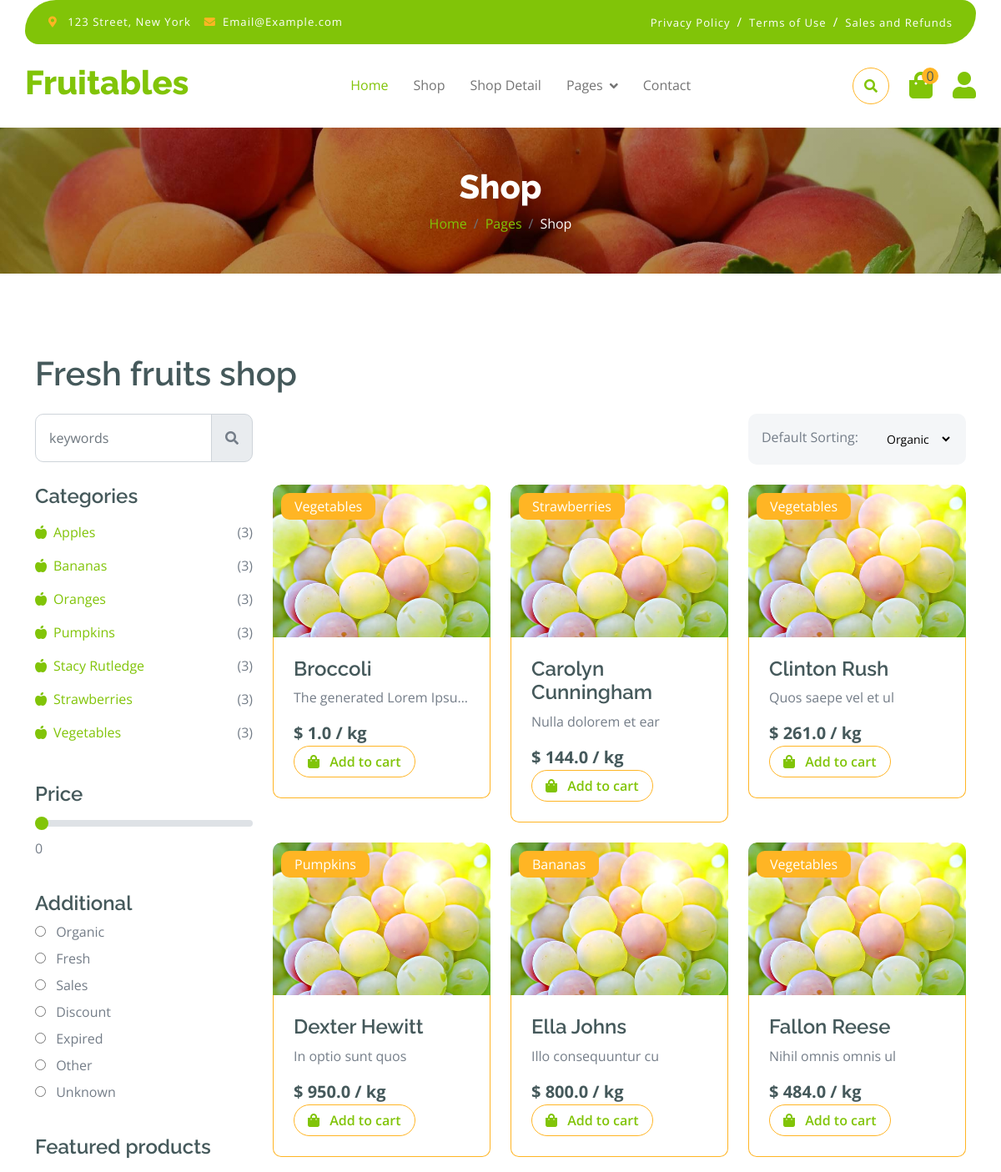
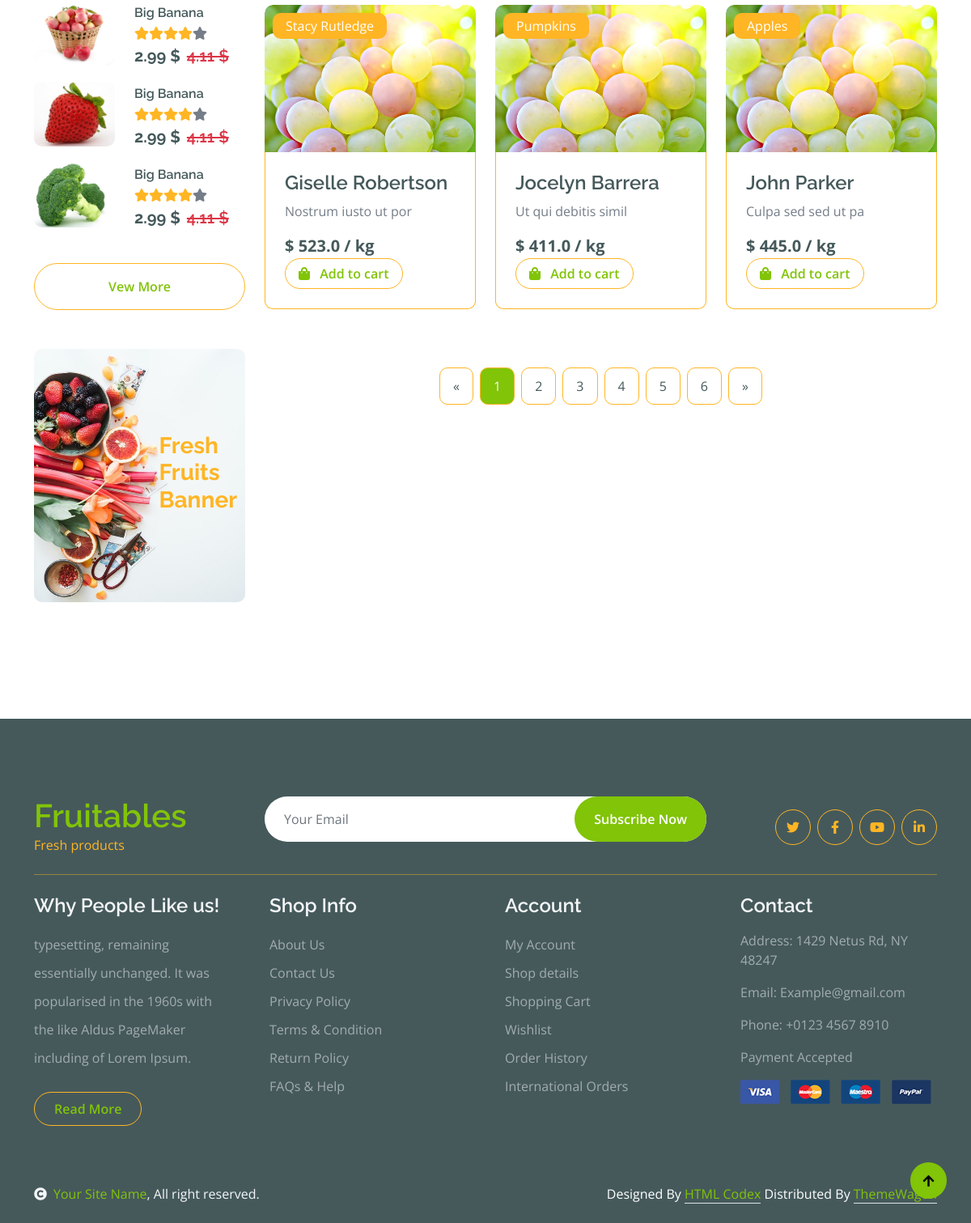
Screenshot of /products/ with the database file from the repository (2 pictures, top to bottom).
### products/models.py (models this page shows, shortened)
class Category(models.Model):
    name = models.CharField(max_length=255)
    slug = models.CharField(max_length=255, blank=True, null=True)
    class Meta:
        ordering = ["name"]
        verbose_name_plural = "Categories"

class Product(models.Model):
    class TypeProduct(models.TextChoices):
        ORGANIC = 'Or', 'Organic'
        FRESH = 'Fa', 'Fresh'
        SALES = 'Sa', 'Sales'
        DISCOUNT = 'Di', 'Discount'
        EXPIRED = 'Ex', 'Expired'
        OTHER = 'Ot', 'Other'
        UNKNOWN = 'Un', 'Unknown'
    name = models.CharField(max_length=255)
    price = models.FloatField(max_length=10, null=True, blank=True)
    description = models.TextField(blank=True, null=True)
    image = models.ImageField(upload_to="images/", blank=True, null=True)
    type = models.CharField(
        max_length=255, choices=TypeProduct, blank=True, null=True)
    category = models.ForeignKey(Category, on_delete=models.CASCADE, null=True)
    class Meta:
        ordering = ["name"]
        verbose_name_plural = "Products"

### products/views.py (the view)
# urls.py: path("products/", ProductListView.as_view(), name="products-list"),
class ProductListView(ListView):
    template_name = "products/list_product.html"
    context_object_name = 'products'
    def get_queryset(self):
        return Product.objects.all()[:9]
    def get_context_data(self, **kwargs):
        context = super().get_context_data(**kwargs)
        context['categories'] = Category.objects.all()
        context['product_types'] = [(choice[0], choice[1])
                                    for choice in Product.TypeProduct.choices]
        return context

### templates/products/list_product.html (shortened to what this page needs)
{% extends "base.html" %}
{% load static %}
{% block content %}
{% include "../partials/header.html" %}
<div class="container-fluid page-header py-5">
    <h1 class="text-center text-white display-6">Shop</h1>
    <ol class="breadcrumb justify-content-center mb-0">
        <li class="breadcrumb-item"><a href="#">Home</a></li>
        <li class="breadcrumb-item"><a href="#">Pages</a></li>
        <li class="breadcrumb-item active text-white">Shop</li>
    </ol>
</div>
<div class="container-fluid fruite py-5">
    <div class="container py-5">
        <h1 class="mb-4">Fresh fruits shop</h1>
        <div class="row g-4">
            <div class="col-lg-12">
                <div class="row g-4">
                    <div class="col-xl-3">
                        <div class="input-group w-100 mx-auto d-flex">
                            <input type="search" class="form-control p-3" placeholder="keywords"
                                aria-describedby="search-icon-1">
                            <span id="search-icon-1" class="input-group-text p-3"><i
                                    class="fa fa-search"></i></span>
                        </div>
                    </div>
                    <div class="col-6"></div>
                    <div class="col-xl-3">
                        <div class="bg-light ps-3 py-3 rounded d-flex justify-content-between mb-4">
                            <label for="fruits">Default Sorting:</label>
                            <select id="fruits" name="fruitlist" class="border-0 form-select-sm bg-light me-3"
                                form="fruitform">
                                {% for product_type in product_types %}
                                <option value="{{ product_type.0 }}">{{ product_type.1 }}</option>
                                {% endfor %}
                            </select>
                        </div>
                    </div>
                </div>
                <div class="row g-4">
                    <div class="col-lg-3">
                        <div class="row g-4">
                            <div class="col-lg-12">
                                <div class="mb-3">
                                    <h4>Categories</h4>
                                    <ul class="list-unstyled fruite-categorie">
                                        {% for category in categories %}
                                        <li>
                                            <div class="d-flex justify-content-between fruite-name">
                                                <a href="{% url 'category-show' category.slug %}"><i class="fas fa-apple-alt me-2"></i>{{  category.name }} </a>
                                                <span>(3)</span>
                                            </div>
                                        </li>
                                        {% endfor %}
                                    </ul>
                                </div>
                            </div>
                            <div class="col-lg-12">
                                <div class="mb-3">
                                    <h4 class="mb-2">Price</h4>
                                    <input type="range" class="form-range w-100" id="rangeInput" name="rangeInput"
                                        min="0" max="500" value="0" oninput="amount.value=rangeInput.value">
                                    <output id="amount" name="amount" min-velue="0" max-value="500"
                                        for="rangeInput">0</output>
                                </div>
                            </div>
                            <div class="col-lg-12">
                                <div class="mb-3">
                                    <h4>Additional</h4>
                                    {% for type in product_types %}
                                        <div class="mb-2">
                                            <input type="radio" class="me-2" id="Categories-1" name="Categories-1"
                                                value="{{ type.0 }}">
                                            <label for="Categories-1"> {{ type.1 }}</label>
                                        </div>
                                    {% endfor %}
                                </div>
                            </div>
                            <div class="col-lg-12">
                                <h4 class="mb-3">Featured products</h4>
                                <div class="d-flex align-items-center justify-content-start">
                                    <div class="rounded me-4" style="width: 100px; height: 100px;">
                                        <img src="img/featur-1.jpg" class="img-fluid rounded" alt="">
                                    </div>
                                    <div>
                                        <h6 class="mb-2">Big Banana</h6>
                                        <div class="d-flex mb-2">
                                            <i class="fa fa-star text-secondary"></i>
                                            <i class="fa fa-star text-secondary"></i>
                                            <i class="fa fa-star text-secondary"></i>
                                            <i class="fa fa-star text-secondary"></i>
                                            <i class="fa fa-star"></i>
                                        </div>
                                        <div class="d-flex mb-2">
                                            <h5 class="fw-bold me-2">2.99 $</h5>
                                            <h5 class="text-danger text-decoration-line-through">4.11 $</h5>
                                        </div>
                                    </div>
                                </div>
                                <div class="d-flex align-items-center justify-content-start">
                                    <div class="rounded me-4" style="width: 100px; height: 100px;">
                                        <img src="img/featur-2.jpg" class="img-fluid rounded" alt="">
                                    </div>
                                    <div>
                                        <h6 class="mb-2">Big Banana</h6>
                                        <div class="d-flex mb-2">
                                            <i class="fa fa-star text-secondary"></i>
                                            <i class="fa fa-star text-secondary"></i>
                                            <i class="fa fa-star text-secondary"></i>
                                            <i class="fa fa-star text-secondary"></i>
                                            <i class="fa fa-star"></i>
                                        </div>
                                        <div class="d-flex mb-2">
                                            <h5 class="fw-bold me-2">2.99 $</h5>
                                            <h5 class="text-danger text-decoration-line-through">4.11 $</h5>
                                        </div>
                                    </div>
                                </div>
                                <div class="d-flex align-items-center justify-content-start">
                                    <div class="rounded me-4" style="width: 100px; height: 100px;">
                                        <img src="img/featur-3.jpg" class="img-fluid rounded" alt="">
                                    </div>
                                    <div>
                                        <h6 class="mb-2">Big Banana</h6>
                                        <div class="d-flex mb-2">
                                            <i class="fa fa-star text-secondary"></i>
                                            <i class="fa fa-star text-secondary"></i>
                                            <i class="fa fa-star text-secondary"></i>
                                            <i class="fa fa-star text-secondary"></i>
                                            <i class="fa fa-star"></i>
                                        </div>
                                        <div class="d-flex mb-2">
                                            <h5 class="fw-bold me-2">2.99 $</h5>
                                            <h5 class="text-danger text-decoration-line-through">4.11 $</h5>
                                        </div>
                                    </div>
                                </div>
                                <div class="d-flex justify-content-center my-4">
                                    <a href="#"
                                        class="btn border border-secondary px-4 py-3 rounded-pill text-primary w-100">Vew
                                        More</a>
                                </div>
                            </div>
                            <div class="col-lg-12">
                                <div class="position-relative">
                                    <img src="img/banner-fruits.jpg" class="img-fluid w-100 rounded" alt="">
                                    <div class="position-absolute"
                                        style="top: 50%; right: 10px; transform: translateY(-50%);">
                                        <h3 class="text-secondary fw-bold">Fresh <br> Fruits <br> Banner</h3>
                                    </div>
                                </div>
                            </div>
                        </div>
                    </div>
                    <div class="col-lg-9">
                        <div class="row g-4 justify-content-center">
                            {% for product in products %}
                                <div class="col-md-6 col-lg-6 col-xl-4">
                                    <div class="rounded position-relative fruite-item">
                                        <div class="fruite-img">
                                            <a href="{% url 'products-show' product.id %}"><img src="{% static "img/fruite-item-5.jpg" %}" class="img-fluid w-100 rounded-top" alt=""></a>
                                        </div>
                                        <div class="text-white bg-secondary px-3 py-1 rounded position-absolute" style="top: 10px; left: 10px;"> {{ product.category.name }} </div>
                                        <div class="p-4 border border-secondary border-top-0 rounded-bottom">
                                            <h4>{{ product.name }}</h4>
                                            <p>{{ product.description|truncatechars:25 }}</p>
                                            <div class="mt-auto">
                                                <div class="d-flex justify-content-between flex-lg-wrap">
                                                    <p class="text-dark fs-5 fw-bold mb-0">$ {{ product.price }} / kg</p>
                                                    <a href="#" class="btn border border-secondary rounded-pill px-3 text-primary" id="add-to-cart" data-id="{{ product.id }}"><i class="fa fa-shopping-bag me-2 text-primary"></i> Add to cart</a>
                                                </div>
                                            </div>
                                        </div>
                                    </div>
                                </div>
                            {% endfor %}
                            <div class="col-12">
                                <div class="pagination d-flex justify-content-center mt-5">
                                    <a href="#" class="rounded">&laquo;</a>
                                    <a href="#" class="active rounded">1</a>
                                    <a href="#" class="rounded">2</a>
                                    <a href="#" class="rounded">3</a>
                                    <a href="#" class="rounded">4</a>
                                    <a href="#" class="rounded">5</a>
                                    <a href="#" class="rounded">6</a>
                                    <a href="#" class="rounded">&raquo;</a>
                                </div>
                            </div>
                        </div>
                    </div>
                </div>
            </div>
        </div>
    </div>
</div>
{% include "../partials/footer.html" %}
<a href="#" class="btn btn-primary border-3 border-primary rounded-circle back-to-top"><i class="fa fa-arrow-up"></i></a>
{% endblock content %}

### rows the page displays
Category: name "Apples"
Category: name "Bananas"
Category: name "Oranges"
Category: name "Pumpkins"
Category: name "Stacy Rutledge"
Category: name "Strawberries"
Category: name "Vegetables"
Product: category.name "Vegetables", name "Broccoli", description "The generated Lorem Ipsu…", price "1.0"
Product: category.name "Strawberries", name "Carolyn Cunningham", description "Nulla dolorem et ear", price "144.0"
Product: category.name "Vegetables", name "Clinton Rush", description "Quos saepe vel et ul", price "261.0"
Product: category.name "Pumpkins", name "Dexter Hewitt", description "In optio sunt quos", price "950.0"
Product: category.name "Bananas", name "Ella Johns", description "Illo consequuntur cu", price "800.0"
Product: category.name "Vegetables", name "Fallon Reese", description "Nihil omnis omnis ul", price "484.0"
Product: category.name "Stacy Rutledge", name "Giselle Robertson", description "Nostrum iusto ut por", price "523.0"
Product: category.name "Pumpkins", name "Jocelyn Barrera", description "Ut qui debitis simil", price "411.0"
Product: category.name "Apples", name "John Parker", description "Culpa sed sed ut pa", price "445.0"

### other values shown
{{ cart|length }} "0"
{{ type.1 }} "Organic" "Fresh" "Sales" "Discount" "Expired" "Other" "Unknown"
form field fruitlist "Organic"
